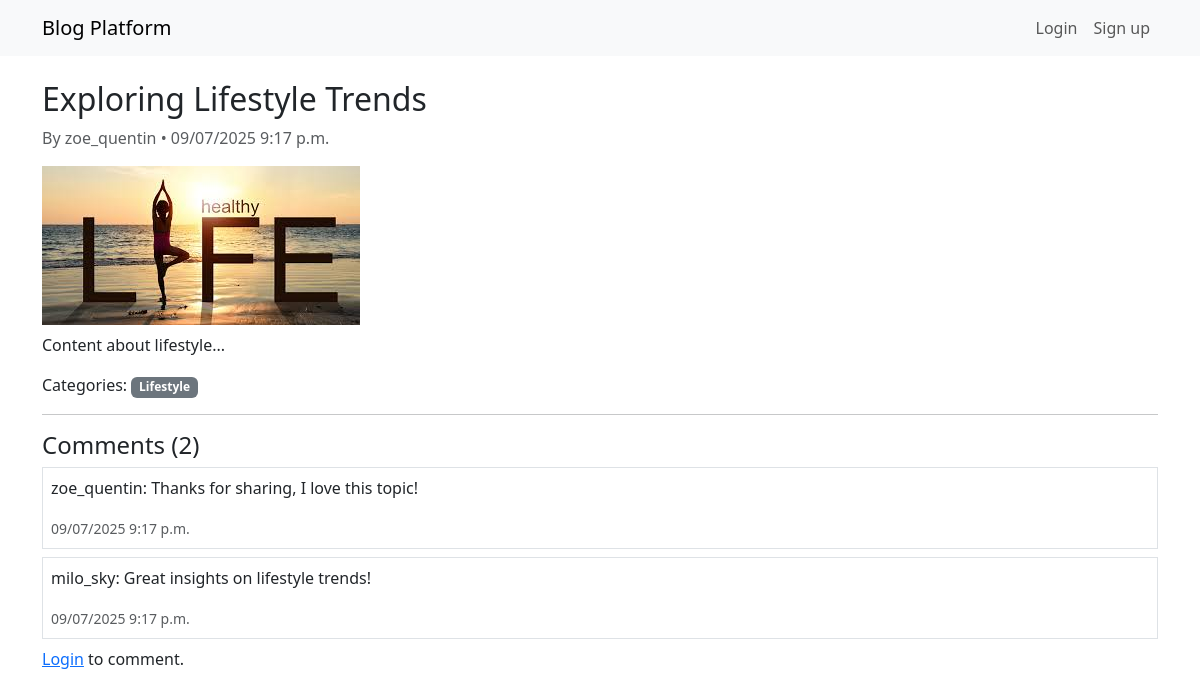
The app's page /post/1/ with its own data.
### blog/models.py (models this page shows, shortened)
class Post(models.Model):
    title = models.CharField(max_length=200)
    content = models.TextField()
    author = models.ForeignKey(User, on_delete=models.CASCADE, related_name='posts')
    image = models.ImageField(upload_to='post_images/', blank=True, null=True)
    categories = models.ManyToManyField(Category, related_name='posts', blank=True)
    created_at = models.DateTimeField(auto_now_add=True)
    updated_at = models.DateTimeField(auto_now=True)

class Category(models.Model):
    name = models.CharField(max_length=50, unique=True)
    slug = models.SlugField(unique=True)

class Comment(models.Model):
    post = models.ForeignKey(Post, on_delete=models.CASCADE, related_name='comments')
    user = models.ForeignKey(User, on_delete=models.CASCADE)
    text = models.TextField()
    created_at = models.DateTimeField(auto_now_add=True)

### blog/views.py (the view)
# urls.py: path('post/<int:pk>/', views.PostDetailView.as_view(), name='post_detail'),
class PostDetailView(DetailView):
    model = Post
    template_name = 'blog/post_detail.html'
    context_object_name = 'post'
    def get_context_data(self, **kwargs):
        ctx = super().get_context_data(**kwargs)
        ctx['comment_form'] = CommentForm()
        ctx['comments'] = self.object.comments.all().order_by('-created_at')
        return ctx

### blog/templates/blog/post_detail.html (shortened to what this page needs)
{% extends 'blog/base.html' %}
{% block content %}
<h2>{{ post.title }}</h2>
<p class="text-muted">By {{ post.author.username }} • {{ post.created_at|date:"SHORT_DATETIME_FORMAT" }}</p>
{% if post.image %}
  <img src="{{ post.image.url }}" class="img-fluid mb-2">
{% endif %}
<p>{{ post.content }}</p>
<p>Categories:
  {% for cat in post.categories.all %}
    <span class="badge bg-secondary">{{ cat.name }}</span>
  {% endfor %}
</p>
<hr>
<h4>Comments ({{ comments.count }})</h4>
{% for comment in comments %}
  <div class="mb-2 p-2 border">
    <p>{{ comment.user.username }}: {{ comment.text }}</p>
    <small class="text-muted">{{ comment.created_at|date:"SHORT_DATETIME_FORMAT" }}</small>
  </div>
{% empty %}
  <p>No comments yet.</p>
{% endfor %}
{% if user.is_authenticated %}
  <form method="post" action="{% url 'blog:comment_add' post.pk %}">
    {% csrf_token %}
    {{ comment_form.as_p }}
    <button class="btn btn-primary">Add Comment</button>
  </form>
{% else %}
  <p><a href="{% url 'login' %}">Login</a> to comment.</p>
{% endif %}
{% endblock %}

### records on screen
Post: title "Exploring Lifestyle Trends", author.username "zoe_quentin", created_at "09/07/2025 9:17 p.m.", image (picture), content "Content about lifestyle..."
Category: name "Lifestyle"
Comment: user.username "zoe_quentin", text "Thanks for sharing, I love this topic!", created_at "09/07/2025 9:17 p.m."
Comment: user.username "milo_sky", text "Great insights on lifestyle trends!", created_at "09/07/2025 9:17 p.m."

### other values on screen
{{ comments.count }} "2"
